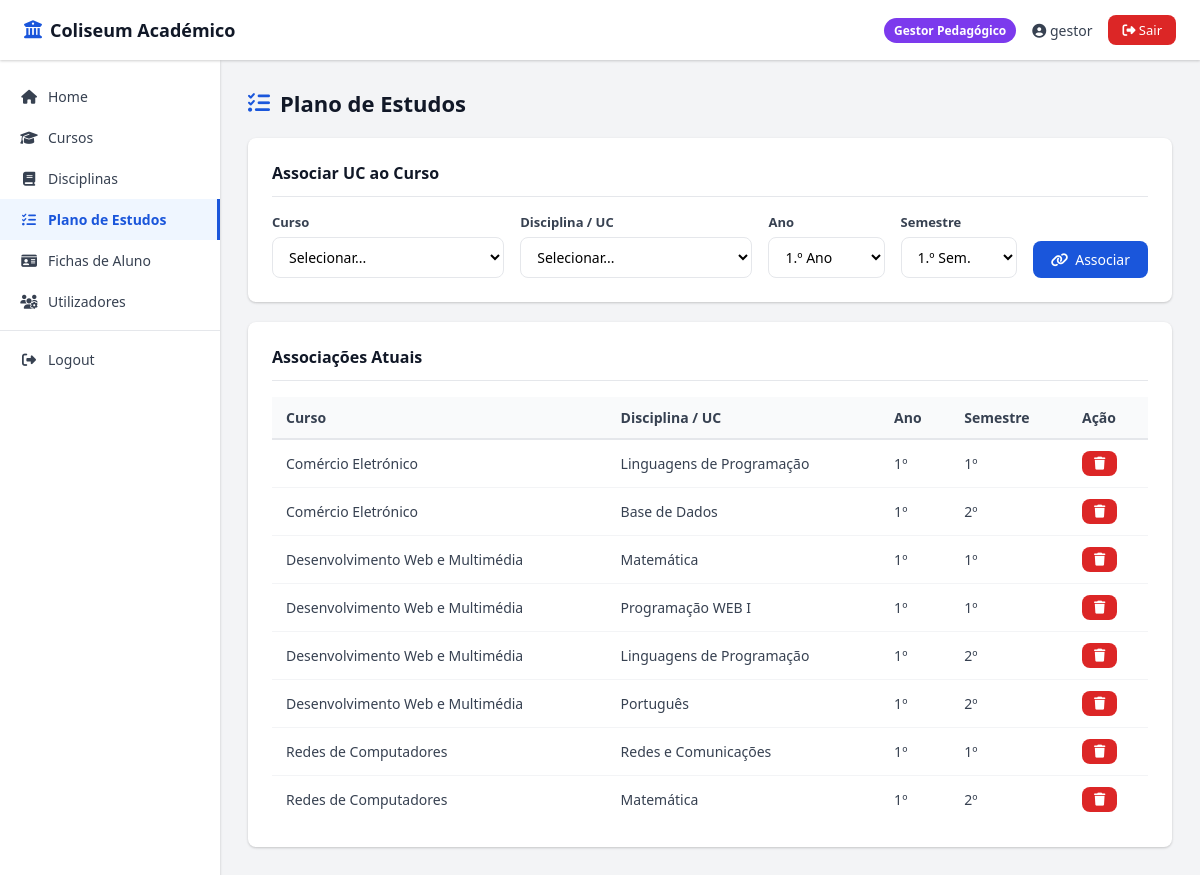
The page /planos_estudos.php (signed in) on the database its author committed.
### tables this page shows
CREATE TABLE `plano_estudos` (
  `ID` int(11) NOT NULL,
  `CURSOS` int(11) NOT NULL,
  `DISCIPLINA` int(11) NOT NULL,
  `ano` tinyint(1) NOT NULL DEFAULT 1,
  `semestre` tinyint(1) NOT NULL DEFAULT 1
);

CREATE TABLE `cursos` (
  `ID` int(11) NOT NULL,
  `Nome` varchar(200) NOT NULL,
  `ativo` tinyint(1) NOT NULL DEFAULT 1
);

CREATE TABLE `disciplinas` (
  `ID` int(11) NOT NULL,
  `Nome_disc` varchar(200) NOT NULL
);

### planos_estudos.php (the view, shortened to what this page needs)
<?php
require_once 'acessoBD.php';
require_once 'includes/layout.php';
$plano = $pdo->query("
    SELECT pe.ID, c.Nome AS curso, d.Nome_disc AS disciplina, pe.ano, pe.semestre
    FROM plano_estudos pe
    JOIN cursos c ON pe.CURSOS=c.ID
    JOIN disciplinas d ON pe.DISCIPLINA=d.ID
    ORDER BY c.Nome, pe.ano, pe.semestre, d.Nome_disc
")->fetchAll();
?>
<h1 class="page-title"><i class="fa-solid fa-list-check"></i> Plano de Estudos</h1>
<div class="card">
  <div class="card-title">Associar UC ao Curso</div>
  <form method="POST">
    <div class="form-row" style="grid-template-columns:2fr 2fr 1fr 1fr auto;">
      <div class="form-group" style="margin-bottom:0;">
        <label>Curso</label>
        <select class="form-control" name="curso" required>
          <option value="">Selecionar...</option>
        </select>
      </div>
      <div class="form-group" style="margin-bottom:0;">
        <label>Disciplina / UC</label>
        <select class="form-control" name="disciplina" required>
          <option value="">Selecionar...</option>
        </select>
      </div>
      <div class="form-group" style="margin-bottom:0;">
        <label>Ano</label>
        <select class="form-control" name="ano" required>
          <option value="1">1.º Ano</option>
        </select>
      </div>
      <div class="form-group" style="margin-bottom:0;">
        <label>Semestre</label>
        <select class="form-control" name="semestre" required>
          <option value="1">1.º Sem.</option>
        </select>
      </div>
      <div class="form-group" style="margin-bottom:0;display:flex;align-items:flex-end;">
        <button class="btn btn-primary" type="submit" name="add" style="white-space:nowrap;">
          <i class="fa-solid fa-link"></i> Associar
        </button>
      </div>
    </div>
  </form>
</div>
<div class="card">
  <div class="card-title">Associações Atuais</div>
  <div class="table-wrap">
    <table>
      <tr>
        <th>Curso</th>
        <th>Disciplina / UC</th>
        <th>Ano</th>
        <th>Semestre</th>
        <th>Ação</th>
      </tr>
      <?php foreach ($plano as $row): ?>
        <tr>
          <td><?= htmlspecialchars($row['curso']) ?></td>
          <td><?= htmlspecialchars($row['disciplina']) ?></td>
          <td><?= $row['ano'] ?>º</td>
          <td><?= $row['semestre'] ?>º</td>
          <td>
            <a class="btn btn-danger btn-sm" href="?del=<?= $row['ID'] ?>"
              onclick="return confirm('Remover esta associação?')">
              <i class="fa-solid fa-trash"></i>
            </a>
          </td>
        </tr>
      <?php endforeach; ?>
    </table>
  </div>
</div>

### includes/layout.php (style rules this page uses)
:root { --primary: #1a56db; --primary-d: #1540a8; --gestor: #7c3aed; --funcionario: #0891b2; --aluno: #059669; --danger: #dc2626; --warning: #d97706; --success: #16a34a; --gray-50: #f9fafb; --gray-100: #f3f4f6; --gray-200: #e5e7eb; --gray-500: #6b7280; --gray-700: #374151; --gray-900: #111827; --radius: 8px; --shadow: 0 1px 3px rgba(0, 0, 0, .12), 0 1px 2px rgba(0, 0, 0, .08); }
* { margin: 0; padding: 0; box-sizing: border-box; font-family: 'Segoe UI', Arial, sans-serif; }
body { background: var(--gray-100); min-height: 100vh; display: flex; flex-direction: column; }
.page-title { font-size: 22px; font-weight: 700; color: var(--gray-900); margin-bottom: 20px; display: flex; align-items: center; gap: 10px; }
.page-title i { color: var(--primary); }
.card { background: white; border-radius: var(--radius); padding: 24px; box-shadow: var(--shadow); margin-bottom: 20px; }
.card-title { font-size: 16px; font-weight: 600; color: var(--gray-900); margin-bottom: 16px; padding-bottom: 12px; border-bottom: 1px solid var(--gray-200); }
.form-group { margin-bottom: 16px; }
.form-group label { display: block; font-size: 13px; font-weight: 600; color: var(--gray-700); margin-bottom: 6px; }
.form-control { width: 100%; padding: 9px 12px; border: 1px solid var(--gray-200); border-radius: var(--radius); font-size: 14px; transition: .2s; background: white; }
.form-row { display: grid; grid-template-columns: 1fr 1fr; gap: 16px; }
.btn { display: inline-flex; align-items: center; gap: 7px; padding: 9px 18px; border-radius: var(--radius); font-size: 14px; font-weight: 500; cursor: pointer; text-decoration: none; border: none; transition: .2s; }
.btn-primary { background: var(--primary); color: white; }
.btn-danger { background: var(--danger); color: white; }
.btn-sm { padding: 6px 12px; font-size: 13px; }
.table-wrap { overflow-x: auto; }
table { width: 100%; border-collapse: collapse; }
th, td { padding: 11px 14px; text-align: left; font-size: 14px; }
th { background: var(--gray-50); font-weight: 600; color: var(--gray-700); border-bottom: 2px solid var(--gray-200); }
td { border-bottom: 1px solid var(--gray-100); color: var(--gray-700); }
tr:last-child td { border-bottom: none; }

### rows shown on the page
plano_estudos: CURSOS.Nome "Comércio Eletrónico", DISCIPLINA.Nome_disc "Linguagens de Programação", ano "1", semestre "1"
plano_estudos: CURSOS.Nome "Comércio Eletrónico", DISCIPLINA.Nome_disc "Base de Dados", ano "1", semestre "2"
plano_estudos: CURSOS.Nome "Desenvolvimento Web e Multimédia", DISCIPLINA.Nome_disc "Matemática", ano "1", semestre "1"
plano_estudos: CURSOS.Nome "Desenvolvimento Web e Multimédia", DISCIPLINA.Nome_disc "Programação WEB I", ano "1", semestre "1"
plano_estudos: CURSOS.Nome "Desenvolvimento Web e Multimédia", DISCIPLINA.Nome_disc "Linguagens de Programação", ano "1", semestre "2"
plano_estudos: CURSOS.Nome "Desenvolvimento Web e Multimédia", DISCIPLINA.Nome_disc "Português", ano "1", semestre "2"
plano_estudos: CURSOS.Nome "Redes de Computadores", DISCIPLINA.Nome_disc "Redes e Comunicações", ano "1", semestre "1"
plano_estudos: CURSOS.Nome "Redes de Computadores", DISCIPLINA.Nome_disc "Matemática", ano "1", semestre "2"

### other values the page prints
$grupoNome "Gestor Pedagógico"
$user "gestor"
$item['label'] "Home"
$item['label'] "Cursos"
$item['label'] "Disciplinas"
$item['label'] "Plano de Estudos"
$item['label'] "Fichas de Aluno"
$item['label'] "Utilizadores"
